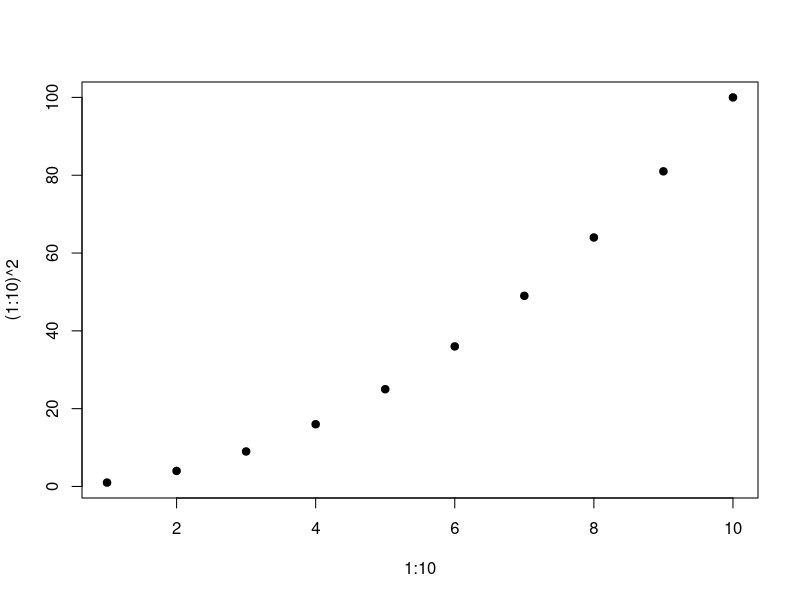

Write the R code that produced this figure. (Note: this script raises an error after producing the figure.)
# Workshop setup check. Run from the repository root folder:
#   conda run -n ieu-ai-workshop Rscript setup/check_setup.R
# Prints "SETUP OK" when R, plotting and the data all work.

ok <- TRUE
problem <- function(msg) {
  cat("PROBLEM:", msg, "\n")
  ok <<- FALSE
}

cat("R version:", R.version.string, "\n")
if (getRversion() < "4.5.0") {
  problem("R 4.5 or later is needed. Are you running R from the ieu-ai-workshop environment (conda run -n ieu-ai-workshop ...)?")
}

if (!file.exists(file.path("data", "DATA_DICTIONARY.md"))) {
  problem("data/DATA_DICTIONARY.md not found. Run this command from the repository root folder.")
} else {
  x <- tryCatch(read.delim(file.path("data", "main", "exposure_bmi_gwas.tsv")), error = function(e) NULL)
  if (is.null(x) || nrow(x) != 100) problem("could not read data/main/exposure_bmi_gwas.tsv")
}

png_path <- file.path(tempdir(), "setup_check.png")
plotted <- tryCatch({
  png(png_path, width = 400, height = 300)
  plot(1:10, (1:10)^2, pch = 19)
  dev.off()
  file.exists(png_path) && file.size(png_path) > 0
}, error = function(e) {
  cat(conditionMessage(e), "\n")
  FALSE
})
if (!isTRUE(plotted)) problem("could not write a PNG plot")
unlink(png_path)

if (ok) {
  cat("\nSETUP OK\n")
} else {
  cat("\nSETUP FAILED: see the problems above, or ask an organiser.\n")
  quit(status = 1)
}
